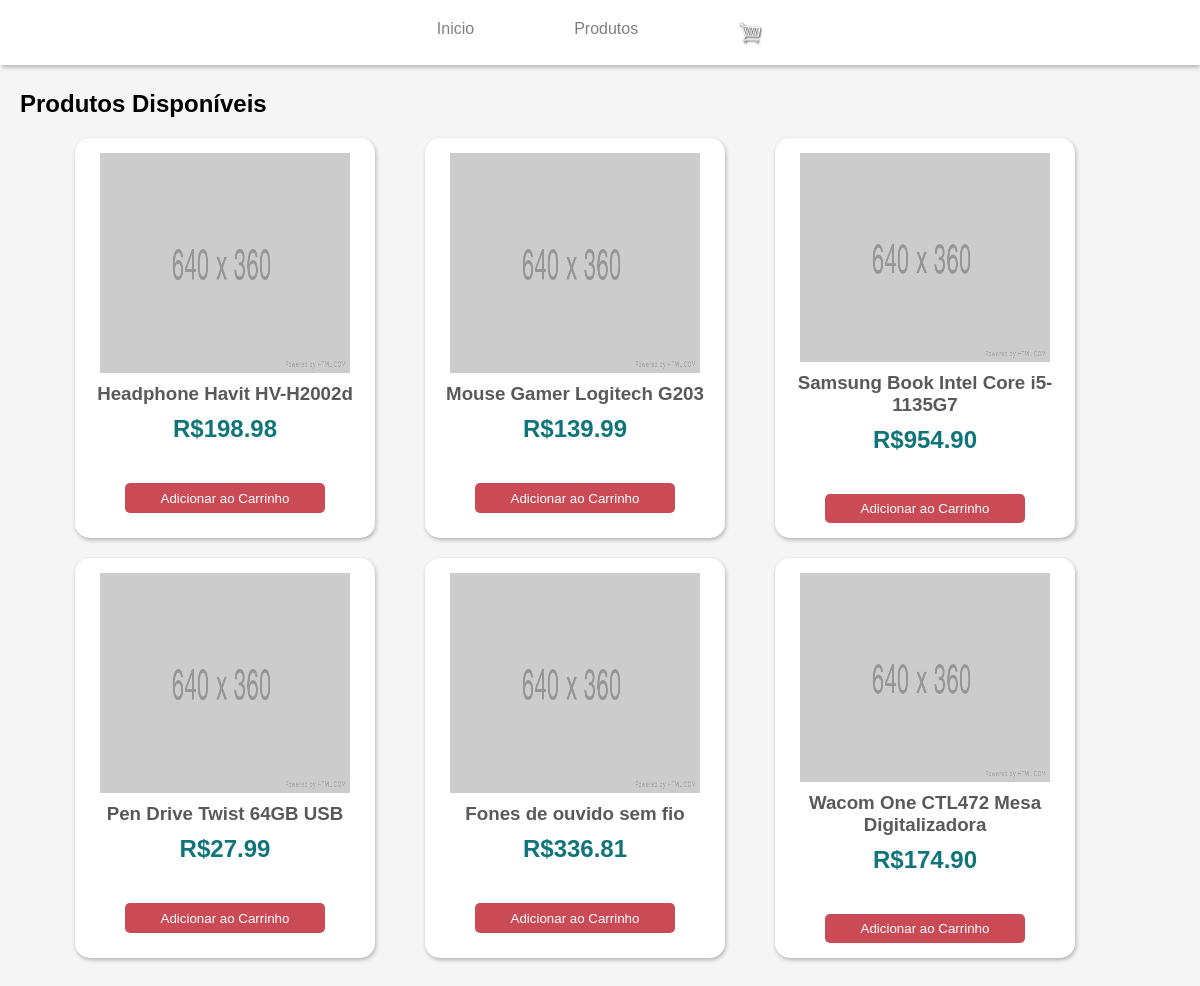
/produtos/, run on the app's committed database.
### meuapp/models.py (models this page shows, shortened)
class Produto(models.Model):
    nome = models.CharField(max_length=255, null=True)
    preco = models.FloatField()
    has_product = models.BooleanField(default=False, null=True, blank=False)
    imagem = models.ImageField(null=True, blank=True)

### meuapp/views.py (the view)
# urls.py: path('produtos/', views.produtos, name="produtos"),
def produtos(request):
    produtos = Produto.objects.all()
    context = {'produtos': produtos}
    return render(request, 'html/produtos.html', context=context)

### meuapp/templates/html/produtos.html (shortened to what this page needs)
{% include 'html/navbar.html' %}
{% load static %}
<!DOCTYPE html>
<html lang="pt-br">
<head>
    <link rel="stylesheet" href="{% static 'css/produtos.css' %}">
</head>
<body>
    <main>
        <h2>Produtos Disponíveis</h2>
        <div class="produto-container">
            {% for produto in produtos %}
            <div class="card-produto">
                <img class="img-produto" src="{% static 'img/empty.png' %}" alt="produto">
                <article class="descricao-produto">
                    <h3 class="produto">{{produto.nome}}</h2>
                    <p  class="preco">R${{produto.preco|floatformat:2}}</p>
                </article>
                <button>Adicionar ao Carrinho</button>
            </div>
            {% endfor %}
        </div>
    </main>
</body>
</html>

### static/css/header.css (style rules this page uses)
* { font-family: Arial, Helvetica, sans-serif; margin: 0; padding: 0; box-sizing: border-box; }

### static/css/produtos.css (style rules this page uses)
main { background-color: #e7e7e76c; padding: 20px; height: 1000px; }
button { margin-top: 40px; cursor: pointer; width: 200px; height: 30px; border-radius: 5px; background-color: #bb1523c4; color: white; border: none; transition: transform 0.5s; }
.produto { color: #595959; }
.produto-container { justify-content: center; display: grid; grid-template-columns: 350px 350px 350px; padding: 20px; }
.card-produto { text-align: center; align-items: center; flex-direction: column; display: flex; width: 300px; height: 400px; margin-bottom: 20px; padding: 15px; background-color: white; border-radius: 15px; box-shadow: 1px 2px 4px rgba(0, 0, 0, 0.275); }
.img-produto { margin-bottom: 10px; width: 250px; height: 220px; }
.preco { margin-top: 10px; font-size: 1.5em; color: #10757A; font-weight: bold; }

### data on the page
Produto: nome "Headphone Havit HV-H2002d", preco "198.98"
Produto: nome "Mouse Gamer Logitech G203", preco "139.99"
Produto: nome "Samsung Book Intel Core i5-1135G7", preco "954.90"
Produto: nome "Pen Drive Twist 64GB USB", preco "27.99"
Produto: nome "Fones de ouvido sem fio", preco "336.81"
Produto: nome "Wacom One CTL472 Mesa Digitalizadora", preco "174.90"
